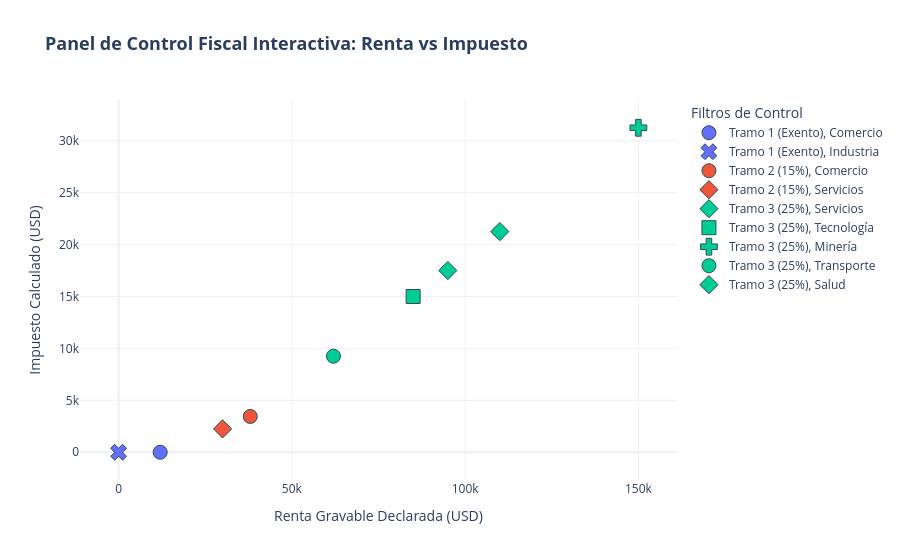

Notebook code cell kept with this figure:
### Code cell
# ------------------------------------------------------------------------------
# OPCIÓN 2: GRÁFICO INTERACTIVO CON PLOTLY (Dashboard de Control)
# Objetivo: Permitir al auditor explorar dinámicamente cada contribuyente al pasar el mouse.
# ------------------------------------------------------------------------------
print("--- [Plotly] Generando gráfico interactivo en HTML ---")

# px.scatter construye el gráfico interactivo
fig_interactiva = px.scatter(
    df_fiscal,
    x="Renta_Gravable_Declarada",
    y="Impuesto_Calculado",
    color="Segmento_Riesgo",
    symbol="Sector_Economico",
    title="<b>Panel de Control Fiscal Interactiva: Renta vs Impuesto</b>",
    # hover_data define qué información verá la persona al posicionar el cursor sobre un punto
    hover_data=["Identificacion_Fiscal", "Nombre_Contribuyente", "Sector_Economico"],
    labels={
        "Renta_Gravable_Declarada": "Renta Gravable Declarada (USD)",
        "Impuesto_Calculado": "Impuesto Calculado (USD)",
        "Segmento_Riesgo": "Tramo de Riesgo"
    }
)

# Ajustes visuales de la interfaz de Plotly
fig_interactiva.update_traces(marker=dict(size=14, line=dict(width=1, color='DarkSlateGrey')))
fig_interactiva.update_layout(
    title_font_size=18,
    template="plotly_white", # Fondo blanco limpio para oficina
    legend_title_text="Filtros de Control"
)

# Guardar el gráfico como un archivo HTML interactivo autónomo
# Cualquier funcionario lo puede abrir en su navegador (Chrome, Edge) sin tener Python instalado
fig_interactiva.write_html("dashboard_interactivo_fiscal.html")
print("[ÉXITO PLOTLY]: Archivo interactivo creado como 'dashboard_interactivo_fiscal.html'")

# Abre automáticamente una pestaña en tu navegador web para explorar el gráfico
fig_interactiva.show()

### Figure 1 — Plotly figure (JSON) as saved in the notebook; plotly's stock layout.template omitted (floating-point values rounded to 4 significant figures)
{"data": [{"customdata": [["RUC-101", "Estación Central", "Comercio"]], "hovertemplate": "Tramo de Riesgo=Tramo 1 (Exento)<br>Sector_Economico=%{customdata[2]}<br>Renta Gravable Declarada (USD)=%{x}<br>Impuesto Calculado (USD)=%{y}<br>Identificacion_Fiscal=%{customdata[0]}<br>Nombre_Contribuyente=%{customdata[1]}<extra></extra>", "legendgroup": "Tramo 1 (Exento), Comercio", "marker": {"color": "#636efa", "line": {"color": "DarkSlateGrey", "width": 1}, "size": 14, "symbol": "circle"}, "mode": "markers", "name": "Tramo 1 (Exento), Comercio", "orientation": "v", "showlegend": true, "type": "scatter", "x": [12000], "xaxis": "x", "y": [0], "yaxis": "y"}, {"customdata": [["RUC-104", "Alimentos S.A.", "Industria"]], "hovertemplate": "Tramo de Riesgo=Tramo 1 (Exento)<br>Sector_Economico=%{customdata[2]}<br>Renta Gravable Declarada (USD)=%{x}<br>Impuesto Calculado (USD)=%{y}<br>Identificacion_Fiscal=%{customdata[0]}<br>Nombre_Contribuyente=%{customdata[1]}<extra></extra>", "legendgroup": "Tramo 1 (Exento), Industria", "marker": {"color": "#636efa", "line": {"color": "DarkSlateGrey", "width": 1}, "size": 14, "symbol": "x"}, "mode": "markers", "name": "Tramo 1 (Exento), Industria", "orientation": "v", "showlegend": true, "type": "scatter", "x": [0], "xaxis": "x", "y": [0], "yaxis": "y"}, {"customdata": [["RUC-107", "Comercio Express", "Comercio"]], "hovertemplate": "Tramo de Riesgo=Tramo 2 (15%)<br>Sector_Economico=%{customdata[2]}<br>Renta Gravable Declarada (USD)=%{x}<br>Impuesto Calculado (USD)=%{y}<br>Identificacion_Fiscal=%{customdata[0]}<br>Nombre_Contribuyente=%{customdata[1]}<extra></extra>", "legendgroup": "Tramo 2 (15%), Comercio", "marker": {"color": "#EF553B", "line": {"color": "DarkSlateGrey", "width": 1}, "size": 14, "symbol": "circle"}, "mode": "markers", "name": "Tramo 2 (15%), Comercio", "orientation": "v", "showlegend": true, "type": "scatter", "x": [38000], "xaxis": "x", "y": [3450], "yaxis": "y"}, {"customdata": [["RUC-102", "Dra. Inés Gómez", "Servicios"]], "hovertemplate": "Tramo de Riesgo=Tramo 2 (15%)<br>Sector_Economico=%{customdata[2]}<br>Renta Gravable Declarada (USD)=%{x}<br>Impuesto Calculado (USD)=%{y}<br>Identificacion_Fiscal=%{customdata[0]}<br>Nombre_Contribuyente=%{customdata[1]}<extra></extra>", "legendgroup": "Tramo 2 (15%), Servicios", "marker": {"color": "#EF553B", "line": {"color": "DarkSlateGrey", "width": 1}, "size": 14, "symbol": "diamond"}, "mode": "markers", "name": "Tramo 2 (15%), Servicios", "orientation": "v", "showlegend": true, "type": "scatter", "x": [30000], "xaxis": "x", "y": [2250], "yaxis": "y"}, {"customdata": [["RUC-105", "Estudio Contable X", "Servicios"]], "hovertemplate": "Tramo de Riesgo=Tramo 3 (25%)<br>Sector_Economico=%{customdata[2]}<br>Renta Gravable Declarada (USD)=%{x}<br>Impuesto Calculado (USD)=%{y}<br>Identificacion_Fiscal=%{customdata[0]}<br>Nombre_Contribuyente=%{customdata[1]}<extra></extra>", "legendgroup": "Tramo 3 (25%), Servicios", "marker": {"color": "#00cc96", "line": {"color": "DarkSlateGrey", "width": 1}, "size": 14, "symbol": "diamond"}, "mode": "markers", "name": "Tramo 3 (25%), Servicios", "orientation": "v", "showlegend": true, "type": "scatter", "x": [95000], "xaxis": "x", "y": [17500], "yaxis": "y"}, {"customdata": [["RUC-103", "Corporación Global", "Tecnología"]], "hovertemplate": "Tramo de Riesgo=Tramo 3 (25%)<br>Sector_Economico=%{customdata[2]}<br>Renta Gravable Declarada (USD)=%{x}<br>Impuesto Calculado (USD)=%{y}<br>Identificacion_Fiscal=%{customdata[0]}<br>Nombre_Contribuyente=%{customdata[1]}<extra></extra>", "legendgroup": "Tramo 3 (25%), Tecnología", "marker": {"color": "#00cc96", "line": {"color": "DarkSlateGrey", "width": 1}, "size": 14, "symbol": "square"}, "mode": "markers", "name": "Tramo 3 (25%), Tecnología", "orientation": "v", "showlegend": true, "type": "scatter", "x": [85000], "xaxis": "x", "y": [15000], "yaxis": "y"}, {"customdata": [["RUC-106", "Minera del Norte", "Minería"]], "hovertemplate": "Tramo de Riesgo=Tramo 3 (25%)<br>Sector_Economico=%{customdata[2]}<br>Renta Gravable Declarada (USD)=%{x}<br>Impuesto Calculado (USD)=%{y}<br>Identificacion_Fiscal=%{customdata[0]}<br>Nombre_Contribuyente=%{customdata[1]}<extra></extra>", "legendgroup": "Tramo 3 (25%), Minería", "marker": {"color": "#00cc96", "line": {"color": "DarkSlateGrey", "width": 1}, "size": 14, "symbol": "cross"}, "mode": "markers", "name": "Tramo 3 (25%), Minería", "orientation": "v", "showlegend": true, "type": "scatter", "x": [150000], "xaxis": "x", "y": [31250], "yaxis": "y"}, {"customdata": [["RUC-108", "Logística Avanzada", "Transporte"]], "hovertemplate": "Tramo de Riesgo=Tramo 3 (25%)<br>Sector_Economico=%{customdata[2]}<br>Renta Gravable Declarada (USD)=%{x}<br>Impuesto Calculado (USD)=%{y}<br>Identificacion_Fiscal=%{customdata[0]}<br>Nombre_Contribuyente=%{customdata[1]}<extra></extra>", "legendgroup": "Tramo 3 (25%), Transporte", "marker": {"color": "#00cc96", "line": {"color": "DarkSlateGrey", "width": 1}, "size": 14, "symbol": "circle"}, "mode": "markers", "name": "Tramo 3 (25%), Transporte", "orientation": "v", "showlegend": true, "type": "scatter", "x": [62000], "xaxis": "x", "y": [9250], "yaxis": "y"}, {"customdata": [["RUC-109", "Clínica San José", "Salud"]], "hovertemplate": "Tramo de Riesgo=Tramo 3 (25%)<br>Sector_Economico=%{customdata[2]}<br>Renta Gravable Declarada (USD)=%{x}<br>Impuesto Calculado (USD)=%{y}<br>Identificacion_Fiscal=%{customdata[0]}<br>Nombre_Contribuyente=%{customdata[1]}<extra></extra>", "legendgroup": "Tramo 3 (25%), Salud", "marker": {"color": "#00cc96", "line": {"color": "DarkSlateGrey", "width": 1}, "size": 14, "symbol": "diamond"}, "mode": "markers", "name": "Tramo 3 (25%), Salud", "orientation": "v", "showlegend": true, "type": "scatter", "x": [110000], "xaxis": "x", "y": [21250], "yaxis": "y"}], "layout": {"legend": {"title": {"text": "Filtros de Control"}, "tracegroupgap": 0}, "title": {"font": {"size": 18}, "text": "<b>Panel de Control Fiscal Interactiva: Renta vs Impuesto</b>"}, "xaxis": {"anchor": "y", "domain": [0, 1], "title": {"text": "Renta Gravable Declarada (USD)"}}, "yaxis": {"anchor": "x", "domain": [0, 1], "title": {"text": "Impuesto Calculado (USD)"}}}}
